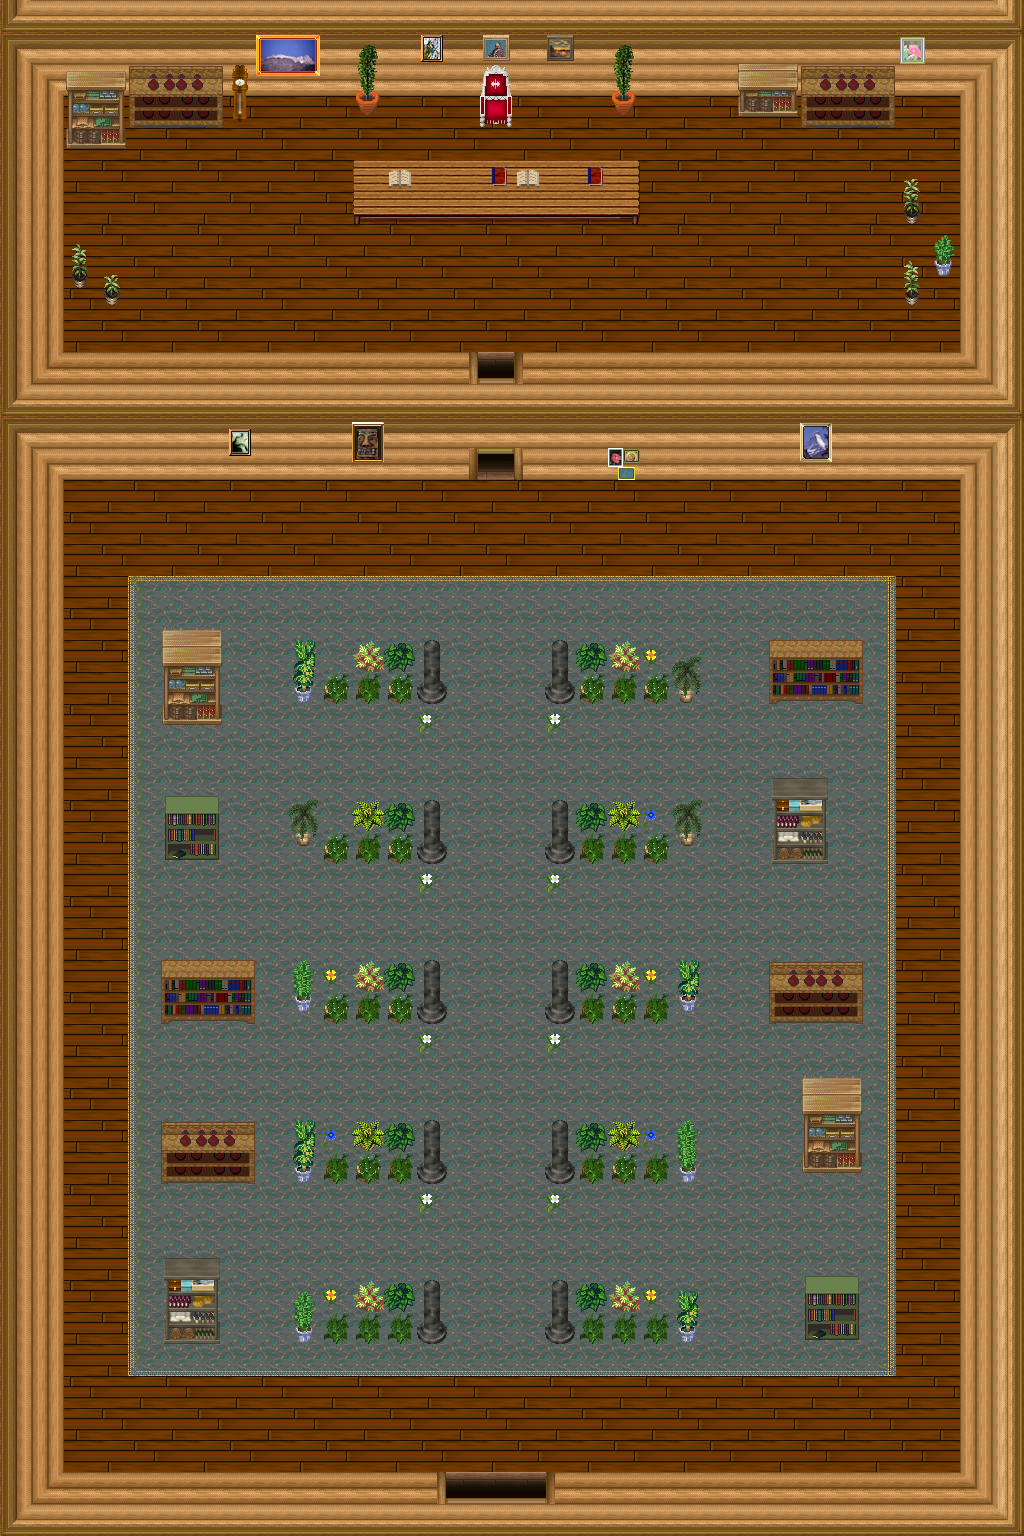

Rendered tile map (Tiled .tmx) drawn with the repository's tilesets; below, a short description and the map source with its tile grids summarised:
An orthogonal 32x48 tile map with 32x32 px tiles, 6 tile layers (0_floor, 1_terrain, 2_object, 3_roof, ...), 2 hidden layers not drawn, 27 tilesets.

<map version="1.2" tiledversion="1.2.0" orientation="orthogonal" renderorder="right-down" width="32" height="48" tilewidth="32" tileheight="32" infinite="0" nextlayerid="9" nextobjectid="1">
 <tileset firstgid="1" name="carpets_2" tilewidth="32" tileheight="32" tilecount="12" columns="4">
  <image source="../../tileset/furniture/carpet/carpets_2.png" trans="ff00ff" width="128" height="96" />
 </tileset>
 <tileset firstgid="13" name="throne_small" tilewidth="32" tileheight="32" tilecount="2" columns="1">
  <image source="../../tileset/furniture/chair/throne_small.png" width="32" height="64" />
 </tileset>
 <tileset firstgid="15" name="rug_border" tilewidth="32" tileheight="32" tilecount="9" columns="3">
  <image source="../../tileset/furniture/carpet/rug_border.png" width="96" height="96" />
 </tileset>
 <tileset firstgid="24" name="bushes" tilewidth="32" tileheight="32" tilecount="10" columns="5">
  <image source="../../tileset/plant/bush/bushes.png" trans="ffffff" width="160" height="64" />
 </tileset>
 <tileset firstgid="34" name="wooden_rectangular" tilewidth="32" tileheight="32" tilecount="9" columns="3">
  <image source="../../tileset/furniture/table/wooden_rectangular.png" trans="ff00ff" width="96" height="96" />
 </tileset>
 <tileset firstgid="43" name="metal_and_stone" tilewidth="32" tileheight="32" tilecount="6" columns="3">
  <image source="../../tileset/item/statue/metal_and_stone.png" width="96" height="64" />
 </tileset>
 <tileset firstgid="49" name="pale_book_bottle_shelf" tilewidth="32" tileheight="32" tilecount="12" columns="3">
  <image source="../../tileset/furniture/shelve/pale_book_bottle_shelf.png" trans="ff00ff" width="96" height="128" />
 </tileset>
 <tileset firstgid="61" name="small" tilewidth="32" tileheight="32" tilecount="3" columns="3">
  <image source="../../tileset/furniture/picture/small.png" width="96" height="32" />
 </tileset>
 <tileset firstgid="64" name="pot_plant" tilewidth="32" tileheight="32" tilecount="3" columns="1">
  <image source="../../tileset/plant/indoor/pot_plant.png" width="32" height="96" />
 </tileset>
 <tileset firstgid="67" name="daisy_blue" tilewidth="32" tileheight="32" tilecount="8" columns="2">
  <image source="../../tileset/plant/flower/daisy_blue.png" trans="ffffff" width="64" height="128" />
 </tileset>
 <tileset firstgid="75" name="daisy_yellow" tilewidth="32" tileheight="32" tilecount="8" columns="2">
  <image source="../../tileset/plant/flower/daisy_yellow.png" trans="ffffff" width="64" height="128" />
 </tileset>
 <tileset firstgid="83" name="wooden_clock" tilewidth="32" tileheight="32" tilecount="6" columns="1">
  <image source="../../tileset/furniture/clock/wooden_clock.png" width="32" height="192" />
 </tileset>
 <tileset firstgid="89" name="daisy_white" tilewidth="32" tileheight="32" tilecount="8" columns="2">
  <image source="../../tileset/plant/flower/daisy_white.png" trans="ffffff" width="64" height="128" />
 </tileset>
 <tileset firstgid="97" name="book" tilewidth="32" tileheight="32" tilecount="4" columns="2">
  <image source="../../tileset/item/documents/book.png" width="64" height="64" />
 </tileset>
 <tileset firstgid="101" name="collision" tilewidth="32" tileheight="32" tilecount="1" columns="1">
  <image source="../../tileset/logic/collision.png" width="32" height="32" />
 </tileset>
 <tileset firstgid="102" name="protection" tilewidth="32" tileheight="32" tilecount="2" columns="2">
  <image source="../../tileset/logic/protection.png" width="64" height="32" />
 </tileset>
 <tileset firstgid="104" name="barrel" tilewidth="32" tileheight="32" tilecount="1" columns="1">
  <image source="../../tileset/item/pot/barrel_with_flower.png" width="32" height="32" />
 </tileset>
 <tileset firstgid="105" name="barrel2" tilewidth="32" tileheight="32" tilecount="2" columns="1">
  <image source="../../tileset/item/pot/barrel.png" width="32" height="64" />
 </tileset>
 <tileset firstgid="107" name="plants" tilewidth="32" tileheight="32" tilecount="12" columns="6">
  <image source="../../tileset/plant/indoor/pot_plant_1.png" width="192" height="64" />
 </tileset>
 <tileset firstgid="119" name="shelf" tilewidth="32" tileheight="32" tilecount="10" columns="2">
  <image source="../../tileset/furniture/shelve/shelf_4.png" width="64" height="160" />
 </tileset>
 <tileset firstgid="129" name="oil paintings" tilewidth="32" tileheight="32" tilecount="16" columns="4">
  <image source="../../tileset/furniture/picture/oil_paintings.png" width="128" height="128" />
 </tileset>
 <tileset firstgid="145" name="shelf3" tilewidth="32" tileheight="32" tilecount="10" columns="2">
  <image source="../../tileset/furniture/shelve/shelf_3.png" width="64" height="160" />
 </tileset>
 <tileset firstgid="155" name="shelf5" tilewidth="32" tileheight="32" tilecount="6" columns="2">
  <image source="../../tileset/furniture/shelve/green_bookshelf.png" width="64" height="96" />
 </tileset>
 <tileset firstgid="161" name="potted plants" tilewidth="32" tileheight="32" tilecount="6" columns="3">
  <image source="../../tileset/plant/indoor/potted_plants1.png" width="96" height="64" />
 </tileset>
 <tileset firstgid="167" name="sciany" tilewidth="32" tileheight="32" tilecount="27" columns="3">
  <image source="../../tileset/pol/waly/int_plazy.png" width="96" height="288" />
 </tileset>
 <tileset firstgid="194" name="dechy" tilewidth="32" tileheight="32" tilecount="3" columns="3">
  <image source="../../tileset/pol/domki/podloga/deski_dark.png" width="96" height="32" />
 </tileset>
 <tileset firstgid="197" name="doorsy" tilewidth="32" tileheight="32" tilecount="15" columns="5">
  <image source="../../tileset/pol/domki/drzwi/door_drewno_int.png" width="160" height="96" />
 </tileset>
 <layer id="1" name="0_floor" width="32" height="48">
  <data>[1536 cells, 1530 non-empty, 20 distinct tile ids]</data>
 </layer>
 <layer id="2" name="1_terrain" width="32" height="48">
  <data>[1536 cells, 638 non-empty, 36 distinct tile ids]</data>
 </layer>
 <layer id="3" name="2_object" width="32" height="48">
  <data>[1536 cells, 149 non-empty, 58 distinct tile ids]</data>
 </layer>
 <layer id="4" name="3_roof" width="32" height="48">
  <data>[1536 cells, 71 non-empty, 32 distinct tile ids]</data>
 </layer>
 <layer id="5" name="4_roof_add" width="32" height="48">
  <data>[1536 cells, 0 non-empty, 0 distinct tile ids]</data>
 </layer>
 <layer id="6" name="objects" width="32" height="48">
  <data>[1536 cells, 0 non-empty, 0 distinct tile ids]</data>
 </layer>
 <layer id="7" name="collision" width="32" height="48" visible="0">
  <data>[1536 cells, 570 non-empty, 1 distinct tile ids]</data>
 </layer>
 <layer id="8" name="protection" width="32" height="48" visible="0">
  <data>[1536 cells, 1536 non-empty, 1 distinct tile ids]</data>
 </layer>
</map>
